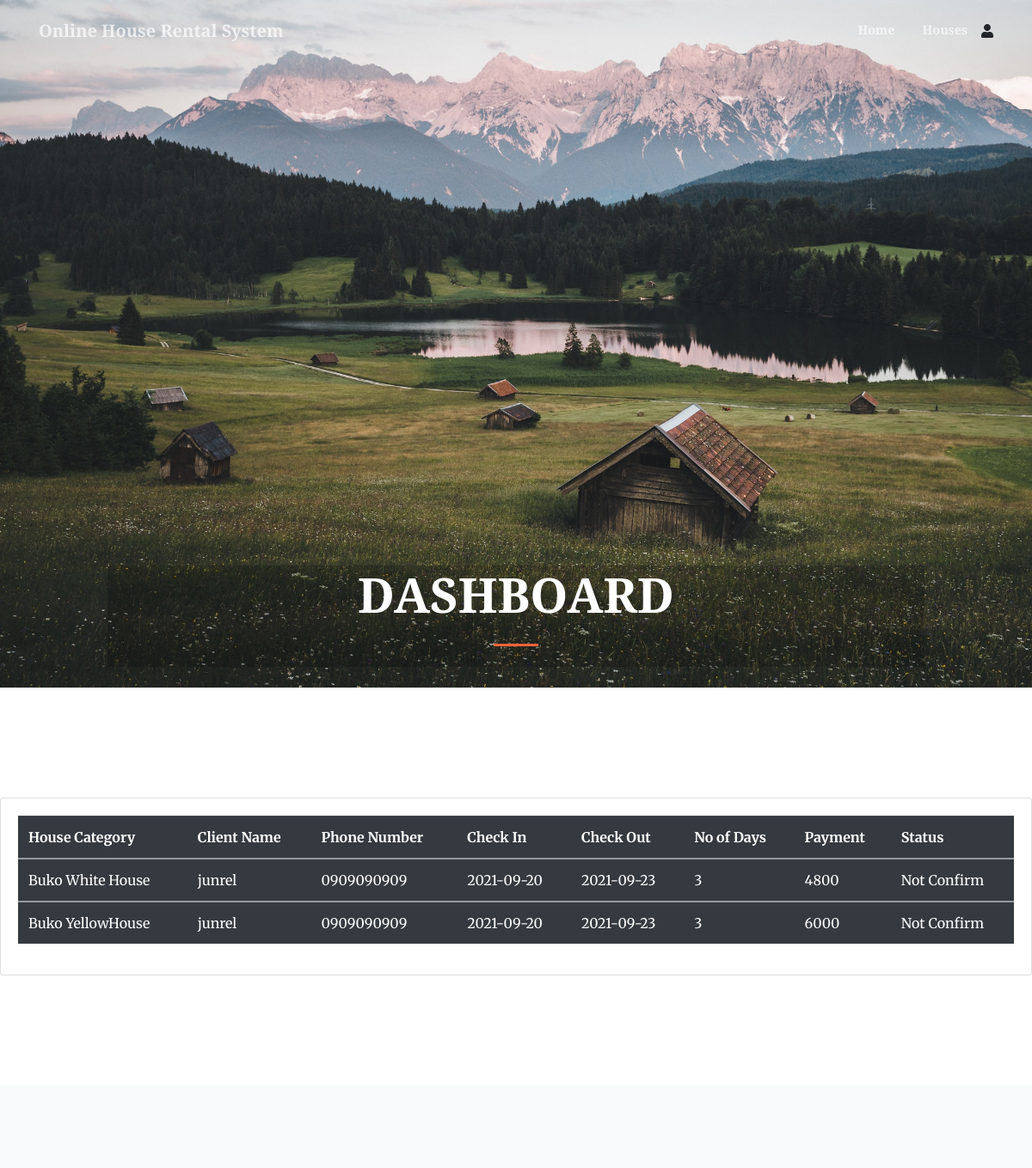
The page /index.php?page=userdashboad (signed in) on the database its author committed.
### tables this page shows
CREATE TABLE `pending` (
  `id` int(100) NOT NULL,
  `house_id` int(100) NOT NULL,
  `house_categories` varchar(100) NOT NULL,
  `client_name` varchar(100) NOT NULL,
  `contact_number` varchar(100) NOT NULL,
  `checkin` varchar(100) NOT NULL,
  `checkout` varchar(100) NOT NULL,
  `no_stay` varchar(100) NOT NULL,
  `payment` varchar(100) NOT NULL,
  `status` varchar(100) NOT NULL,
  `user` varchar(100) NOT NULL,
  `type` varchar(100) NOT NULL
);

### userdashboad.php (the view, shortened to what this page needs)
<header class="masthead">
            <div class="container h-100">
                <div class="row h-100 align-items-center justify-content-center text-center">
                    <div class="col-lg-10 align-self-end mb-4" style="background: #0000002e;">
                    	 <h1 class="text-uppercase text-white font-weight-bold">DASHBOARD</h1>
                        <hr class="divider my-4" />
                    </div>
                </div>
            </div>
        </header>
    <section class="page-section">
        <div class="card">
    <div class="card-body">
        <table class="table table-dark">
            <tr>
              <th scope="col">House Category</th>
              <th scope="col">Client Name</th>
              <th scope="col">Phone Number</th>
              <th scope="col">Check In</th>
              <th scope="col">Check Out</th>
              <th scope="col">No of Days </th>
              <th scope="col">Payment</th>
              <th scope="col">Status</th>
            </tr>
  <?php
$connection = mysqli_connect("localhost", "root", "");
 $user= $_SESSION['email'];
$query = "SELECT * FROM pending where user='$user'";
$query_run = mysqli_query($connection, $query);
          if ($query_run) {
            foreach ($query_run as $row) {
          ?>
              <tbody>
                <tr>
                  <td><?php echo $row['house_categories']; ?></td>
                  <td><?php echo $row['client_name']; ?></td>
                  <td><?php echo $row['contact_number']; ?></td>
                  <td><?php echo $row['checkin']; ?></td>
                  <td><?php echo $row['checkout']; ?></td>
                  <td><?php echo $row['no_stay']; ?></td>
                  <td><?php echo $row['payment']; ?></td>
                  <td><?php echo $row['status']; ?></td>
                </tr>
              </tbody>
              <?php
            }
          } else {
            echo "No Record Found!";
          }
          ?>
        </table>
      </div>
    </div>
        </section>

### rows shown on the page
pending: house_categories "Buko White House", client_name "junrel", contact_number "0909090909", checkin "2021-09-20", checkout "2021-09-23", no_stay "3", payment "4800", status "Not Confirm"
pending: house_categories "Buko YellowHouse", client_name "junrel", contact_number "0909090909", checkin "2021-09-20", checkout "2021-09-23", no_stay "3", payment "6000", status "Not Confirm"

### other values the page prints
$_SESSION['setting_hotel_name'] "Online House Rental System"
